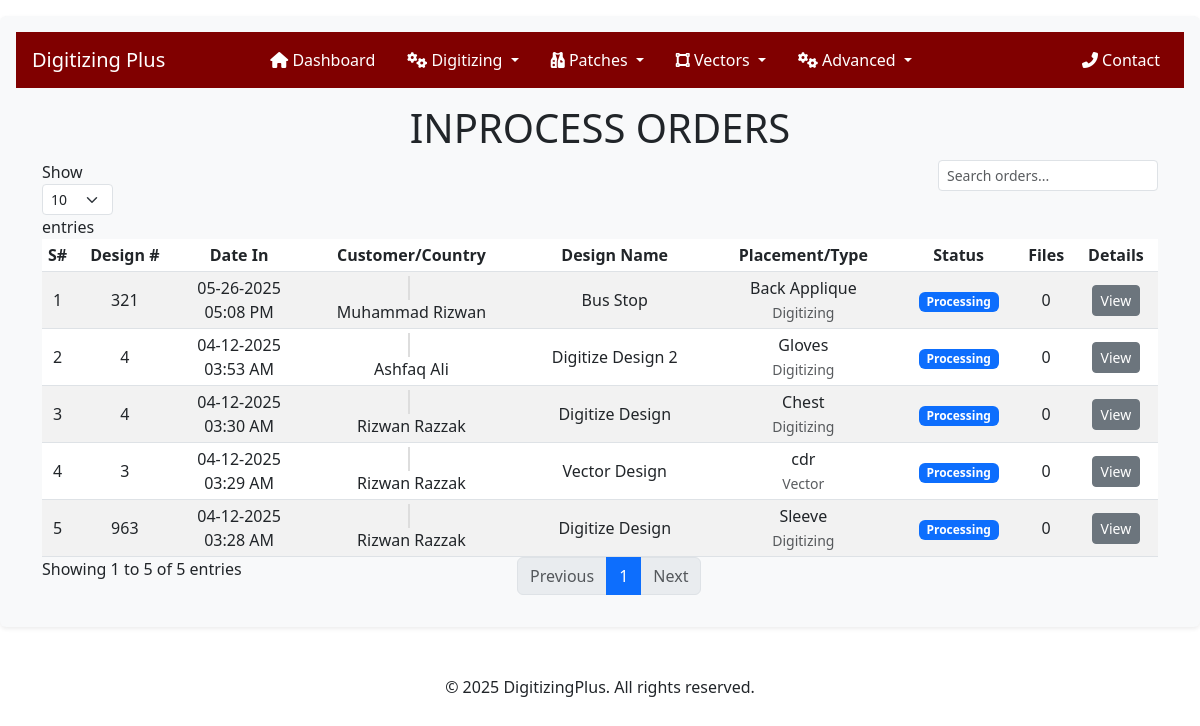
Before: /user/admin/inprocesss-orders/ (signed in) with the older database file.
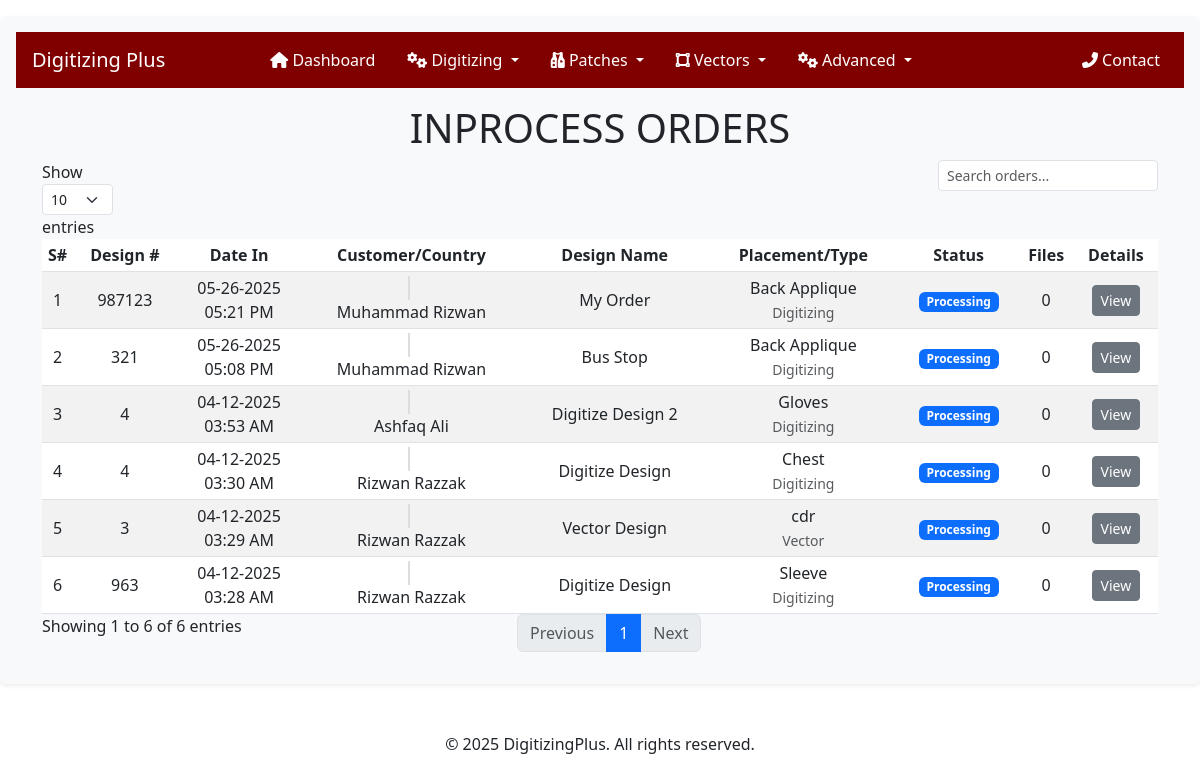
After: the same page with the newer database file.
### crafting/models.py (models this page shows, shortened)
class DigitizingOrder(models.Model):
    user = models.ForeignKey(
        settings.AUTH_USER_MODEL,
        on_delete=models.CASCADE,
        related_name='digitizing_orders',
    )
    name = models.CharField(max_length=255)
    height = models.DecimalField(decimal_places=2, max_digits=10)
    width = models.DecimalField(decimal_places=2, max_digits=10)
    stitches = models.IntegerField(default=0, null=True, blank=True)
    colors = models.IntegerField(null=True, blank=True)
    po_number = models.IntegerField(null=True, blank=True)
    file_format = models.CharField(max_length=10, choices=FORMAT_CHOICES, null=True, blank=True)
    fabric_type = models.CharField(max_length=50, choices=FABRIC_CHOICES, null=True, blank=True)
    logo_placement = models.CharField(max_length=50, choices=LOGO_PLACEMENT, null=True, blank=True)
    instructions = models.TextField(null=True, blank=True)
    is_urgent = models.BooleanField(default=False)
    status = models.CharField(max_length=50, choices=STATUS_CHOICES, default='Processing', blank=True)
    price = models.DecimalField(decimal_places=2, max_digits=10, blank=True, null=True)
    created_at = models.DateTimeField(auto_now_add=True)

class VectorOrder(models.Model):
    user = models.ForeignKey(
        settings.AUTH_USER_MODEL,
        on_delete=models.CASCADE,
        related_name='vector_orders',
    )
    name = models.CharField(max_length=255)
    po_number = models.IntegerField(null=True, blank=True)
    required_format = models.CharField(max_length=50, choices=VECTOR_ORDER_FORMAT)
    color_types = models.CharField(max_length=50, choices=VECTOR_ORDER_COLOR_TYPES)
    colors = models.IntegerField(default=1)
    others = models.CharField(max_length=255, blank=True, null=True)
    instructions = models.TextField(null=True, blank=True)
    status = models.CharField(max_length=50, choices=STATUS_CHOICES, default='Processing', blank=True)
    price = models.DecimalField(decimal_places=2, max_digits=10, blank=True, null=True)
    created_at = models.DateTimeField(auto_now_add=True)

### users/models.py (models this page shows, shortened)
class User(AbstractUser):
    COUNTRY_CHOICES = [
        ('United States', 'United States'),
        ('United Kingdom', 'United Kingdom'),
        ('Australia', 'Australia'),
        ('New Zealand', 'New Zealand'),
        ('Germany', 'Germany'),
        ('Canada', 'Canada'),
    ]
    username = None
    user_id = models.CharField(max_length=100, unique=True, blank=False, null=False)
    email = models.EmailField(unique=True)
    email2 = models.EmailField(blank=True, null=True, verbose_name="Secondary Email")
    email3 = models.EmailField(blank=True, null=True, verbose_name="Tertiary Email")
    first_name = models.CharField(max_length=100, blank=False, null=False)
    last_name = models.CharField(max_length=100, blank=False, null=False)
    phone_number = models.CharField(max_length=50, null=True, blank=True)
    address = models.CharField(max_length=500)
    city = models.CharField(max_length=50)
    state = models.CharField(max_length=50)
    zip_code = models.CharField(max_length=15)
    country = models.CharField(
        max_length=15,
        choices=COUNTRY_CHOICES,
        default='US',  # Default to United States
        verbose_name="Country"
    )
    USERNAME_FIELD = 'user_id'
    REQUIRED_FIELDS = []  # Removed email from required fields
    objects = UserManager()
    COUNTRY_CODE_MAP = {
        'United States': 'us',
        'United Kingdom': 'gb',
        'Australia': 'au',
        'New Zealand': 'nz',
        'Germany': 'de',
        'Canada': 'ca',
    }
    @property
    def country_code(self):
        return self.COUNTRY_CODE_MAP.get(self.country, '')

### users/adminviews.py (the view)
# urls.py: path('admin/inprocesss-orders/', adminviews.inprocess_orders, name='admin-inprocess-orders'),
@login_required
@user_passes_test(lambda u: u.is_superuser)  # Restrict to admin only
def inprocess_orders(request):
    digitizing_orders = DigitizingOrder.objects.select_related('user').prefetch_related('files')
    patch_orders = PatchOrder.objects.select_related('user').prefetch_related('files')
    vector_orders = VectorOrder.objects.select_related('user').prefetch_related('files')
    all_orders = []
    for order in digitizing_orders:
        order.order_type = 'Digitizing'
        all_orders.append(order)
    for order in patch_orders:
        order.order_type = 'Patch'
        all_orders.append(order)
    for order in vector_orders:
        order.order_type = 'Vector'
        all_orders.append(order)
    all_orders.sort(key=lambda x: x.created_at, reverse=True)
    context = {
        'orders': all_orders,
    }
    return render(request, 'users/admin/inprocess-orders.html', context)

### users/templates/users/admin/inprocess-orders.html (shortened to what this page needs)
{% extends "users/admin/base.html" %}
{% load static %}
{% load crispy_forms_tags %}
{% block content %}
<link rel="stylesheet" href="https://cdnjs.cloudflare.com/ajax/libs/flag-icon-css/3.5.0/css/flag-icon.min.css">
<h1 class="text-center mt-3">INPROCESS ORDERS</h1>
<div class="mt-2">
    <table id="ordersTable" class="table table-striped table-sm" style="width:100%">
        <thead>
            <tr>
                <th class="text-center">S#</th>
                <th class="text-center">Design #</th>
                <th class="text-center">Date In</th>
                <th class="text-center">Customer/Country</th>
                <th class="text-center">Design Name</th>
                <th class="text-center">Placement/Type</th>
                <th class="text-center">Status</th>
                <th class="text-center">Files</th>
                <th class="text-center">Details</th>
            </tr>
        </thead>
        <tbody>
            {% for order in orders %}
            <tr>
                <td class="text-center align-middle">{{ forloop.counter }}</td>
                <td class="text-center align-middle">
                        {{ order.po_number }}
                </td>
                <td class="text-center align-middle">
                    {{ order.created_at|date:"m-d-Y" }}
                    <br />
                    {{ order.created_at|date:"h:i A" }}
                </td>
                <td class="text-center align-middle">
                    {% if order.user.country_code %}
                    <span class="flag-icon flag-icon-{{ order.user.country_code }}"></span>
                    {% endif %}<br>
                    {{ order.user.get_full_name|title }}
                </td>
                <td class="text-center align-middle">{{ order.name }}</td>
                <td class="text-center align-middle">
                    {% if order.order_type == 'Digitizing' %}
                        {{ order.logo_placement|default:"-" }}
                    {% elif order.order_type == 'Patch' %}
                        {{ order.patch_type|default:"-" }}
                    {% else %}
                        {{ order.required_format|default:"-" }}
                    {% endif %}
                    <br>
                    <small class="text-muted">{{ order.order_type }}</small>
                </td>
                <td class="text-center align-middle">
                    <span class="badge bg-{% if order.status == 'Completed' %}success{% elif order.status == 'Processing' %}primary{% else %}warning{% endif %}">
                        {{ order.status }}
                    </span>
                </td>
                <td class="text-center align-middle">
                    {% if order.order_type == 'Digitizing' %}
                        {{ order.files.count }}
                    {% elif order.order_type == 'Patch' %}
                        {{ order.files.count }}
                    {% else %}
                        {{ order.files.count }}
                    {% endif %}
                </td>
                <td class="text-center align-middle">
                    <a href="{% url "users:admin-order-details" order.id order.order_type %}" class="btn btn-sm btn-secondary">View</a>
                </td>
            </tr>
            {% endfor %}
        </tbody>
    </table>
</div>
{% endblock content %}

### users/templates/users/admin/base.html (shortened to what this page needs)
{% load static %}
<!DOCTYPE html>
<html lang="en">
<head>
    <link href="https://cdn.jsdelivr.net/npm/bootstrap@5.3.0-alpha1/dist/css/bootstrap.min.css" rel="stylesheet">
    <link href="https://cdn.jsdelivr.net/npm/bootstrap-icons@1.11.3/font/bootstrap-icons.css" rel="stylesheet">
    <link rel="stylesheet" href="https://cdnjs.cloudflare.com/ajax/libs/font-awesome/6.4.0/css/all.min.css">
    <link rel="stylesheet" type="text/css" href="{% static "libs/dataTables.bootstrap5.css" %}">
</head>
<body>
    <div class="main-content mt-3 mb-3 shadow-sm p-3 mb-5 bg-body-tertiary rounded">
        {% include "users/admin/navbar.html" %}
        <main class="container">
            {% block content %}
            {% endblock content %}
        </main>
    </div>
    <footer class="footer">
        <p class="text-center">&copy; 2025 DigitizingPlus. All rights reserved.</p>
    </footer>
</body>
</html>

### users/templates/users/admin/navbar.html (shortened to what this page needs)
{% load static %}
    <nav class="navbar navbar-expand-lg navbar-dark navbar-custom">
        <a class="navbar-brand ms-3" href="#">
            Digitizing Plus
        </a>
        <div class="collapse navbar-collapse" id="navbarContent">
            <ul class="navbar-nav centered-nav">
                <li class="nav-item mx-2">
                    <a class="nav-link" href="{% url "users:admin-dashboard" %} ">
                        <i class="fas fa-home"></i> Dashboard
                    </a>
                </li>
                <li class="nav-item dropdown mx-2">
                    <a class="nav-link dropdown-toggle" href="#" id="servicesDropdown" data-bs-toggle="dropdown">
                        <i class="fas fa-cogs"></i> Digitizing
                    </a>
                </li>
                <li class="nav-item dropdown mx-2">
                    <a class="nav-link dropdown-toggle" href="#" id="servicesDropdown" data-bs-toggle="dropdown">
                        <i class="fa-solid fa-vest-patches"></i> Patches
                    </a>
                </li>
                <li class="nav-item dropdown mx-2">
                    <a class="nav-link dropdown-toggle" href="#" id="servicesDropdown" data-bs-toggle="dropdown">
                        <i class="fa-solid fa-vector-square"></i> Vectors
                    </a>
                </li>
                <li class="nav-item dropdown mx-2">
                    <a class="nav-link dropdown-toggle" href="#" id="servicesDropdown" data-bs-toggle="dropdown">
                        <i class="fas fa-cogs"></i> Advanced
                    </a>
                </li>
            </ul>
            <ul class="navbar-nav ms-auto me-3">
                <li class="nav-item">
                    <a class="nav-link" href="#">
                        <i class="fas fa-phone-alt"></i> Contact
                    </a>
                </li>
            </ul>
        </div>
    </nav>

### users/templates/users/admin/navbar.html (style rules this page uses)
.navbar-custom { background-color: #800000; }
.navbar-custom .navbar-brand, .navbar-custom .nav-link, .navbar-custom .dropdown-item { color: white !important; }
.centered-nav { margin: 0 auto; }

### users/templates/users/admin/inprocess-orders.html (style rules this page uses)
.flag-icon { margin-right: 5px; border: 1px solid #ddd; }

Changed rows visible on the page:
added DigitizingOrder: po_number "987123", created_at "05-26-2025", created_at "05:21 PM", user.get_full_name "Muhammad Rizwan", name "My Order", logo_placement "Back Applique", order_type "Digitizing", status "Processing", files.count "0"
Other visible differences:
text written by a page script: "Show entries Showing 1 to 5 of 5 entries Previous 1 Next" → "Show entries Showing 1 to 6 of 6 entries Previous 1 Next"
